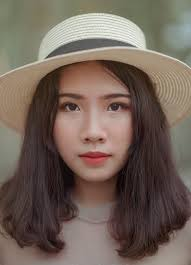
#> input picture chapter_3/images/chinese.jpg, 191 x 265 px
$ python superpixel_segmentation.py
#> lines starting #> are read from the running program, lines starting #| are printed output that depends on the picture
### chapter_3/utils.py
from matplotlib import pyplot as plt
import numpy as np


def show_image(image, title="Image", cmap_type='gray'):
    plt.imshow(image, cmap=cmap_type)
    plt.title(title)
    plt.axis('off')
    plt.show()


# [17 lines left out: functions show_histogram, get_mask, not called in this run]

### chapter_3/superpixel_segmentation.py
from matplotlib import pyplot as plt
from skimage.segmentation import slic
from skimage.color import label2rgb
from utils import show_image

image = plt.imread('images/chinese.jpg')
#> image is the input picture: shape (265, 191, 3); mean R, G, B 114.6, 99.2, 89

# Obtain the segmentation with 400 regions
segments = slic(image, start_label=1, n_segments=400)
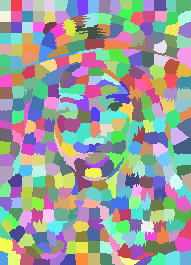
#> segments: shape (265, 191) int64; 373 distinct labels, from 1 to 373; one colour per label, 0 black

# Put segments on top of original image to compare
segmented_image = label2rgb(segments, image, kind='avg', bg_label=0)
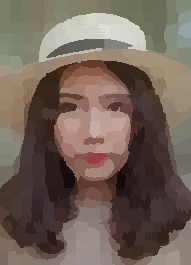
#> segmented_image: shape (265, 191, 3); mean R, G, B 114.2, 98.7, 88.5

# Show the segmented image
# show_image(image)
show_image(segmented_image, "Segmented image, 400 superpixels")

$ run again, with chapter_3/images/fruits_image.jpg copied over chapter_3/images/chinese.jpg
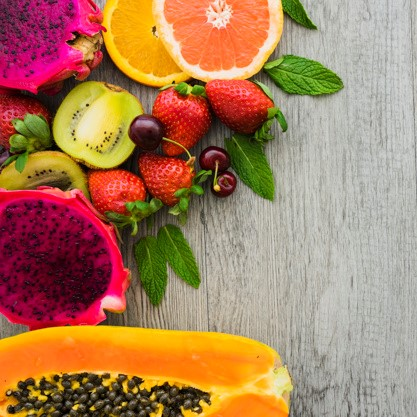
#> input picture chapter_3/images/fruits_image.jpg, 417 x 417 px
#> image is the input picture: shape (417, 417, 3); mean R, G, B 170.2, 126.7, 93.8
#> `segments = slic(image, start_label=1, n_segments=400)`:
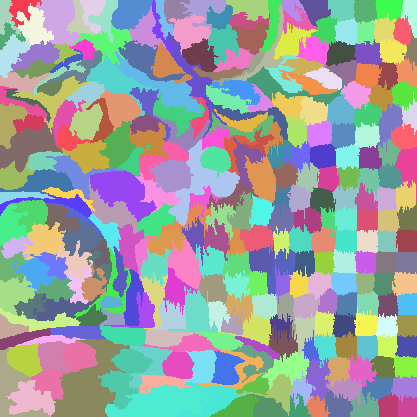
#> segments: shape (417, 417) int64; 303 distinct labels, from 1 to 303; one colour per label, 0 black
#> `segmented_image = label2rgb(segments, image, kind='avg', bg_label=0)`:
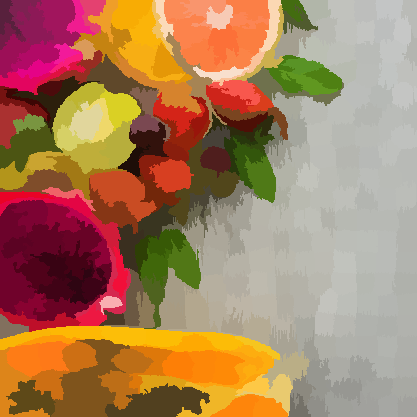
#> segmented_image: shape (417, 417, 3); mean R, G, B 169.7, 126.2, 93.3

$ run again, with chapter_3/images/damaged_astronaut.png saved as chapter_3/images/chinese.jpg
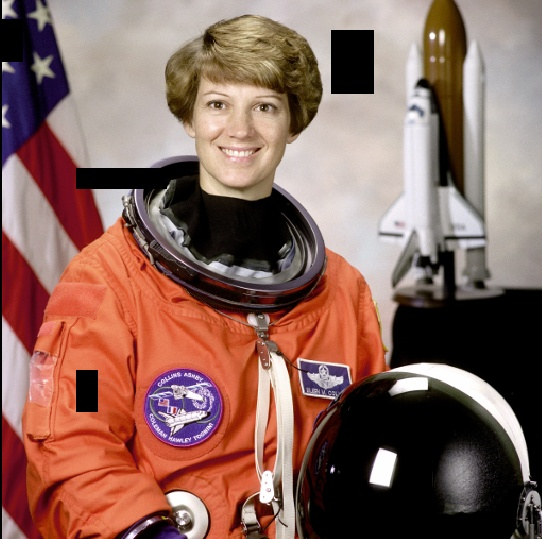
#> input picture chapter_3/images/damaged_astronaut.png, 542 x 539 px
#> image is the input picture: shape (539, 542, 3); mean R, G, B 138, 102.6, 93.2
#> `segments = slic(image, start_label=1, n_segments=400)`:
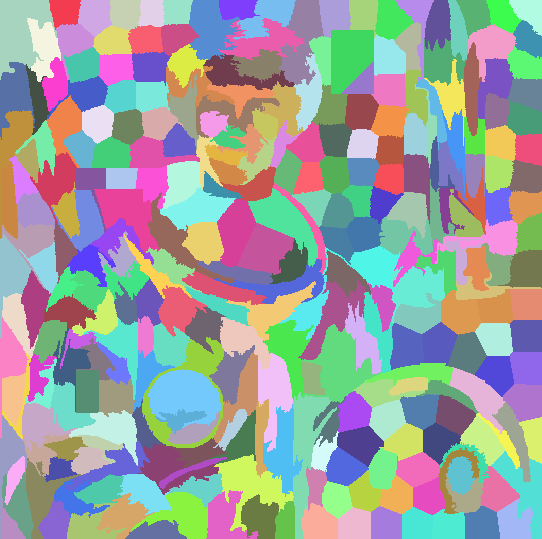
#> segments: shape (539, 542) int64; 296 distinct labels, from 1 to 296; one colour per label, 0 black
#> `segmented_image = label2rgb(segments, image, kind='avg', bg_label=0)`:
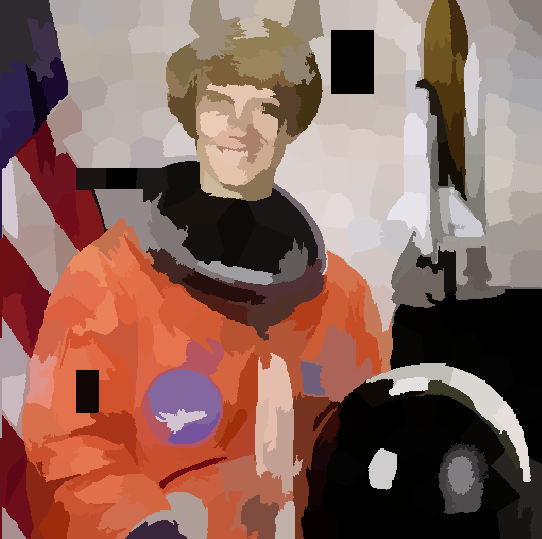
#> segmented_image: shape (539, 542, 3); mean R, G, B 137.5, 102.1, 92.7
